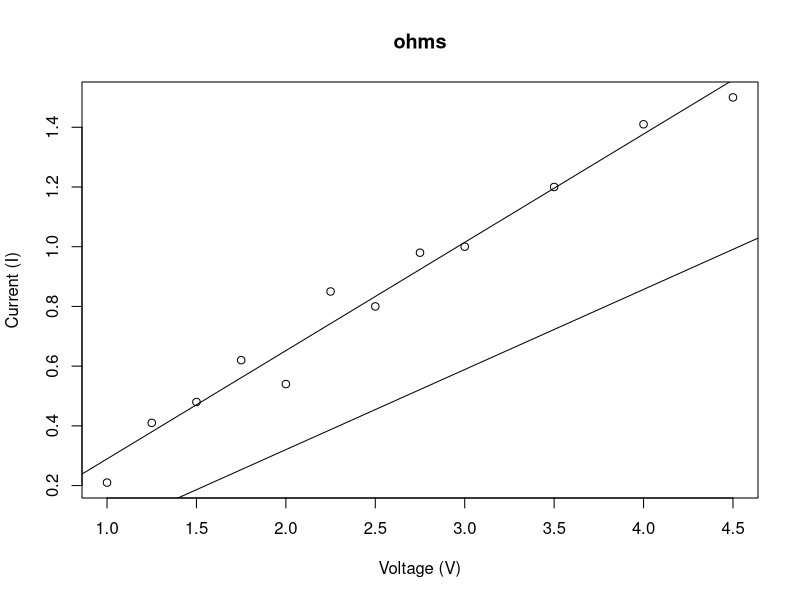

Recreate this plot in R.
setwd("~/wentworth/machine-learning/least-means-squares")

test <- read.csv('ohms_test.csv')

train <- read.csv('ohms_train.csv')
train.size <- nrow(train)

iterations <- 100000
convergenceThreshold <- .0001
d <- numeric()
theta.0 <- numeric() # y intercept
theta.1 <- numeric() # slope

# intial guess
alpha <- .0001
theta.1[1] <- ((train$I[train.size] - train$I[1]) / (train$V[train.size] - train$V[1])) # slope
theta.0[1] <- train$I[1] - (theta.1[1] * train$V[1]) # y-intercept
for (i in 2:iterations) {
  theta.0[i] = theta.0[i - 1]
  theta.1[i] = theta.1[i - 1]
  for (j in 1:train.size) {
    x <- train$V[j]
    y <- train$I[j]
    theta.0[i] <- theta.0[i] - alpha * ((theta.1[i-1] * x - theta.0[i-1]) - y)
    theta.1[i] <- theta.1[i] - alpha * ((theta.1[i-1] * x - theta.0[i-1]) - y) * x
  }
  oldSlope <- theta.1[i-1]
  slope <- theta.1[i]
  oldIntercept <- theta.0[i - 1]
  intercept <- theta.0[i]
  d[i] <- abs(intercept - oldIntercept) + abs(slope - oldSlope)
  if (d[i] < convergenceThreshold) {
    print("Converged!")
    break
  }
}
print(i)
print('Intercept')
print(intercept)
print('Slope')
print(slope)

lin.R <- lm(train$I ~ train$V)
print(lin.R)

s <- summary(lin.R)

plot(train$V, train$I, main = 'ohms', xlab = 'Voltage (V)', ylab = 'Current (I)')
abline(a = intercept, b = slope)
abline(a = s$coefficients[1], b = s$coefficients[2])


